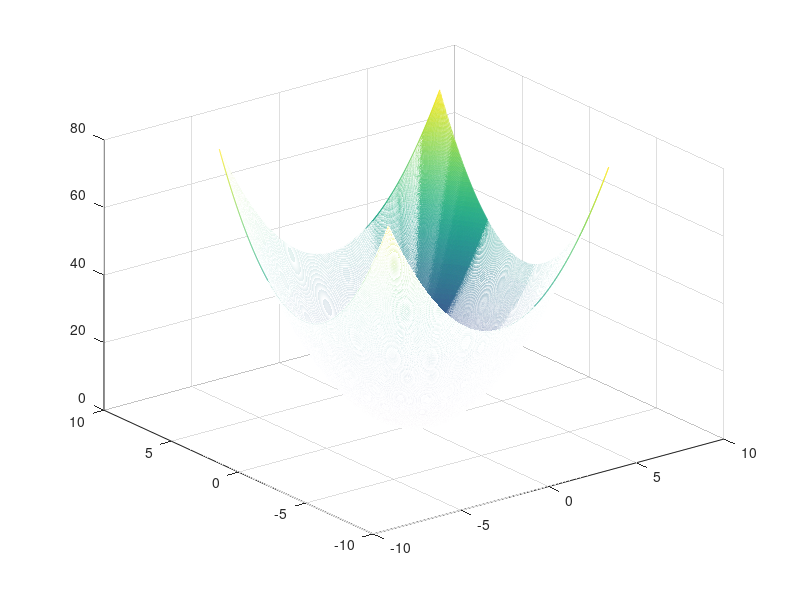
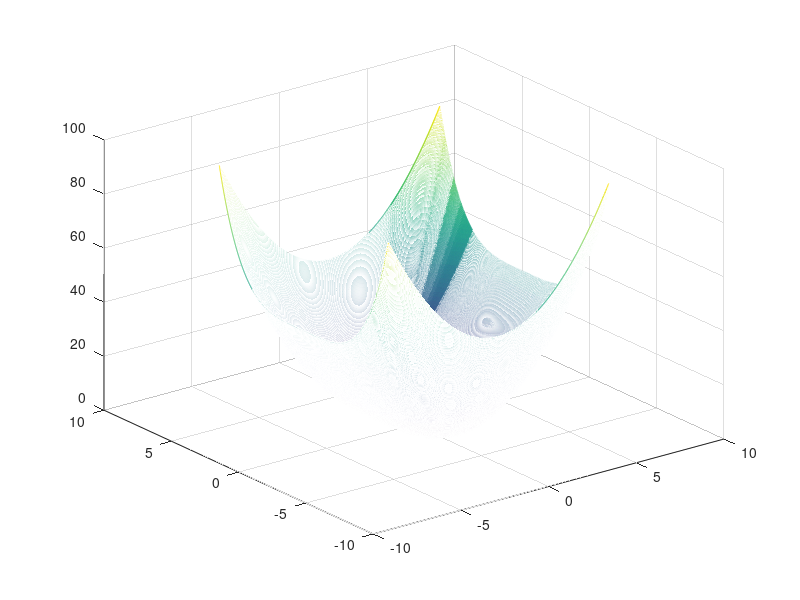
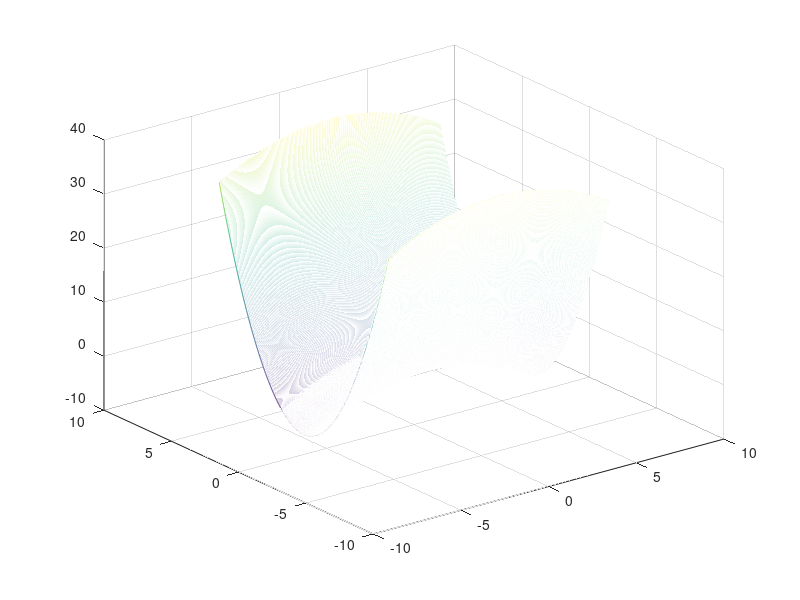

The MATLAB source for these figures, in order:
clc
clear
close all

t = [-2*pi:0.01:2*pi];
[XX, YY] = meshgrid(t,t);

X = XX.^2;
Y = YY.^2;
Z = X+Y;

mesh(XX,YY,Z)

R1 = XX(:).^2;
R2 = YY(:).^3;
R3 = sin(XX(:));
R4 = -YY(:).^4;
R = [R1 R2 R3 R4];

theta = pinv(R'*R)*R'*Z(:);
Z_hat = R*theta;

Z_hat = reshape(Z_hat,size(Z));
figure();
mesh(XX,YY,Z_hat);


Z2 = 1.16*XX.^2;
figure()
mesh(XX,YY,Z-Z2)



